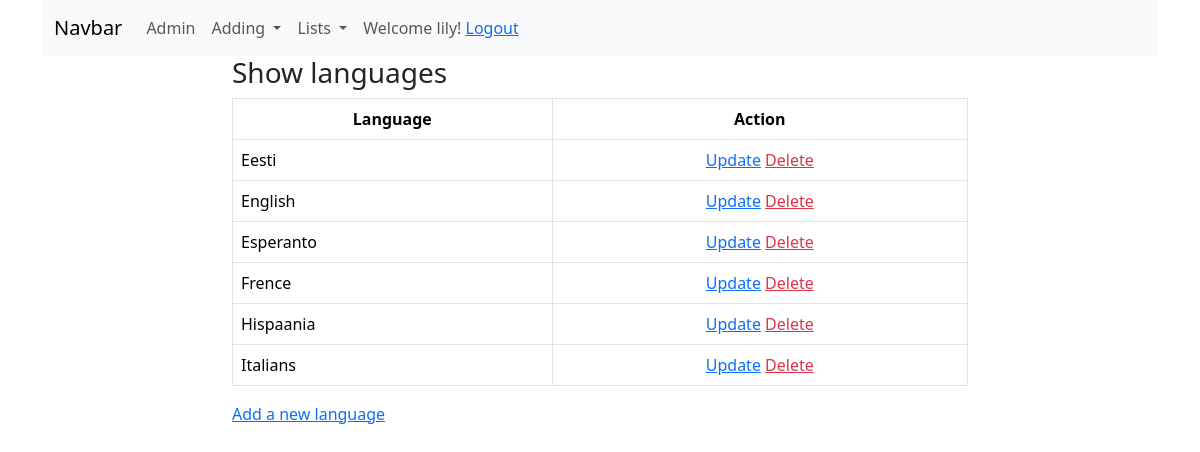
The app's page /booksapp/language_list/ (signed in) with its own data.
### booksapp/models.py (models this page shows)
class Language(models.Model):    # sellega loome tabeli
    language = models.CharField(max_length=50, validators=[MinLengthValidator(3)])
    def __str__(self):
        return self.language

### booksapp/views.py (the view)
# urls.py: path('language_list/', views.LanguageListView.as_view(), name='language_list'),  # Language List View
class LanguageListView(ListView):
    model = Language
    queryset = Language.objects.order_by('language')

### booksapp/templates/booksapp/language_list.html
{% extends 'base.html' %}
{% block content %}
<div class="row">
    <div class="col-8 mx-auto">
        <h3>Show languages</h3>
        <table class="table table-bordered table-hoover">
            <thead>
            <tr class="text-center">
                <th>Language</th>
                {% if user.is_authenticated %}
                    <th>Action</th>
                    {% endif %}
                    </tr>
                    </thead>
                    <tbody>
                    {% for language in object_list %}
                    <tr>
                    <td>{{ language }}</td>
                        {% if user.is_authenticated %}
                    <td class="text-center">
                        <a href="{% url 'booksapp:language_update' pk=language.id %}">Update</a>
                        <a href="{% url 'booksapp:language_delete' pk=language.id %}" class="text-danger">Delete</a>
                    </td>
                {% endif %}
                </tr>
                {% endfor %}
                </tbody>
        </table>
    {% if user.is_authenticated %}
        <a href="{% url 'booksapp:language_create' %}">Add a new language</a>
    {% endif %}
    </div>
</div>
{% endblock %}

### templates/menu.html (shortened to what this page needs)
<nav class="navbar navbar-expand-lg bg-body-tertiary">
  <div class="container-fluid">
    <a class="navbar-brand" href="{% url 'booksapp:index' %}">Navbar</a>
    <div class="collapse navbar-collapse" id="navbarNavDropdown">
      <ul class="navbar-nav">
        <li class="nav-item">
          <a class="nav-link" href="/admin">Admin</a>
        </li>
      {% if user.is_authenticated %}
        <li class="nav-item dropdown">
          <a class="nav-link dropdown-toggle" href="#" role="button" data-bs-toggle="dropdown" aria-expanded="false">
            Adding
          </a>
      {% endif %}
        </li>
          <li class="nav-item dropdown">
          <a class="nav-link dropdown-toggle" href="#" role="button" data-bs-toggle="dropdown" aria-expanded="false">
            Lists
          </a>
        </li>
           {% if user.is_authenticated %}
        <span class="nav-link">Welcome {{ user.username }}! <a href="{% url 'logout' %}">Logout</a></span>
        {% else %}
        <span class="nav-link">Welcome guest! <a href="{% url 'login' %}">Login</a></span>
    {% endif %}
      </ul>
    </div>
  </div>
</nav>

### records on screen
Language: language "Eesti"
Language: language "English"
Language: language "Esperanto"
Language: language "Frence"
Language: language "Hispaania"
Language: language "Italians"

### other values on screen
{{ user.username }} "lily"
